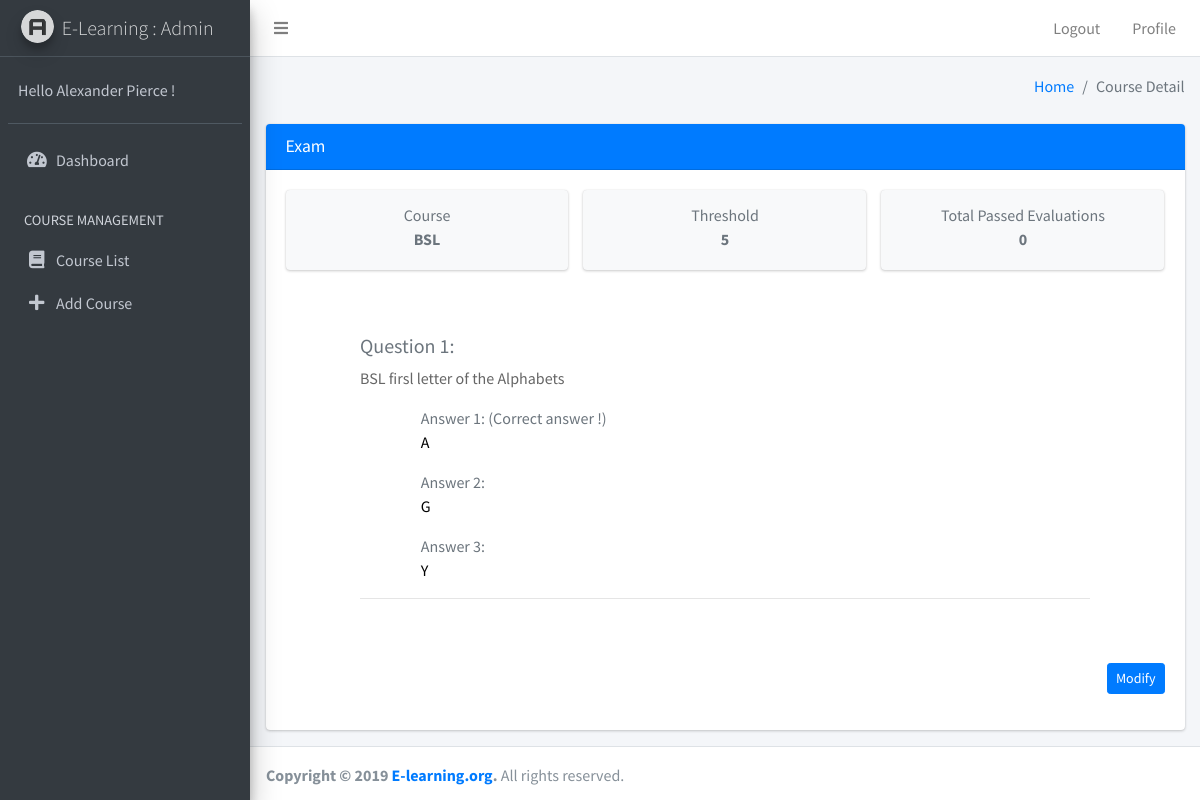
/Admin/Professor/exam_detail.php?id=1, run on the app's committed database.
### tables this page shows
CREATE TABLE IF NOT EXISTS `course` (
  `id_course` int(15) NOT NULL AUTO_INCREMENT,
  `name` varchar(60) NOT NULL,
  `description` varchar(1000) NOT NULL,
  `syllabus` mediumtext NOT NULL,
  `id_prof` int(15) NOT NULL,
  `image_course` varchar(100) NOT NULL,
  `id_category` int(11) NOT NULL,
  `active` tinyint(1) NOT NULL DEFAULT '1',
  `lunched` tinyint(1) NOT NULL DEFAULT '0',
  `release_date` date NOT NULL,
  PRIMARY KEY (`id_course`)
);

CREATE TABLE IF NOT EXISTS `evaluation` (
  `id_evaluation` int(15) NOT NULL AUTO_INCREMENT,
  `threshold` int(15) NOT NULL,
  `id_course` int(15) NOT NULL,
  PRIMARY KEY (`id_evaluation`)
);

CREATE TABLE IF NOT EXISTS `question` (
  `id_question` int(15) NOT NULL AUTO_INCREMENT,
  `description` varchar(100) DEFAULT NULL,
  `id_evaluation` int(15) NOT NULL,
  PRIMARY KEY (`id_question`)
);

CREATE TABLE IF NOT EXISTS `response` (
  `id_response` int(15) NOT NULL AUTO_INCREMENT,
  `response` varchar(60) NOT NULL,
  `status` int(1) DEFAULT NULL,
  `id_question` int(15) NOT NULL,
  PRIMARY KEY (`id_response`)
);

### Admin/Professor/exam_detail.php (the view, shortened to what this page needs)
<?php
    include_once("../../Database/db_connection.php");
    $id_course = $_GET['id'];
    $sql = "SELECT * FROM `course` WHERE id_course = '$id_course'";
    $result = mysqli_query($conn, $sql);
    $row = mysqli_fetch_assoc($result);
    $course_name = $row["name"];
    $sql = "SELECT * FROM `evaluation` WHERE id_course = '$id_course'";
    $result = mysqli_query($conn, $sql);
    $row = mysqli_fetch_assoc($result);
    $id_evaluation = $row['id_evaluation'];
    $threshold = $row['threshold'];
    $select_question = "SELECT * FROM `question` WHERE id_evaluation = '$id_evaluation'";
    $question_result = mysqli_query($conn, $select_question);
    $exams_sql = "SELECT count(*) as count FROM `evaluation` e INNER JOIN `evaluation_result` er ON e.id_evaluation = er. id_evaluation WHERE id_course = '$id_course'";
    $exams_result = mysqli_query($conn, $exams_sql)or die(mysqli_error($conn));
    $exams_row = mysqli_fetch_assoc($exams_result);
    $exams_number = $exams_row['count'];
?>
<!DOCTYPE html>
<html>
<head>
    <link rel="stylesheet" href="../plugins/fontawesome-free/css/all.min.css">
    <link rel="stylesheet" href="https://code.ionicframework.com/ionicons/2.0.1/css/ionicons.min.css">
    <link rel="stylesheet" href="../plugins/tempusdominus-bootstrap-4/css/tempusdominus-bootstrap-4.min.css">
    <link rel="stylesheet" href="../plugins/icheck-bootstrap/icheck-bootstrap.min.css">
    <link rel="stylesheet" href="../plugins/jqvmap/jqvmap.min.css">
    <link rel="stylesheet" href="../dist/css/adminlte.min.css">
    <link rel="stylesheet" href="../plugins/overlayScrollbars/css/OverlayScrollbars.min.css">
    <link rel="stylesheet" href="../plugins/daterangepicker/daterangepicker.css">
    <link rel="stylesheet" href="../plugins/summernote/summernote-bs4.css">
</head>
<body class="hold-transition sidebar-mini layout-fixed">
    <div class="wrapper">
        <nav class="main-header navbar navbar-expand navbar-white navbar-light">
            <ul class="navbar-nav">
                <li class="nav-item">
                    <a class="nav-link" data-widget="pushmenu" href="#"><i class="fas fa-bars"></i></a>
                </li>
            </ul>
            <ul class="navbar-nav ml-auto">
                <li class="nav-item d-none d-sm-inline-block">
                    <a href="../Authentification/sign_up.php" class="nav-link">Logout</a>
                </li>
                <li class="nav-item d-none d-sm-inline-block">
                    <a href="profile.php" class="nav-link">Profile</a>
                </li>
            </ul>
        </nav>
        <aside class="main-sidebar sidebar-dark-primary elevation-4">
            <a href="index3.html" class="brand-link">
                <img src="../dist/img/AdminLTELogo.png" alt="AdminLTE Logo" class="brand-image img-circle elevation-3" style="opacity: .8">
                <span class="brand-text font-weight-light">E-Learning : Admin</span>
            </a>
            <div class="sidebar">
                <div class="user-panel mt-3 pb-3 mb-3 d-flex">
                    <div class="info">
                        <a href="#" class="d-block">Hello Alexander Pierce !</a>
                    </div>
                </div>
                <nav class="mt-2">
                    <ul class="nav nav-pills nav-sidebar flex-column" data-widget="treeview" role="menu" data-accordion="false">
                        <li class="nav-item">
                            <a href="index.php" class="nav-link">
                                <i class="nav-icon fas fa-tachometer-alt"></i>
                                <p>Dashboard</p>
                            </a>
                        </li>
                        <li class="nav-header">COURSE MANAGEMENT</li>
                        <li class="nav-item">
                            <a href="course_list.php" class="nav-link">
                                <i class="nav-icon fas fa-book active"></i>
                                <p>Course List</p>
                            </a>
                        </li>
                        <li class="nav-item">
                            <a href="add_course.php" class="nav-link">
                                <i class="nav-icon fas fa-plus"></i>
                                <p>Add Course</p>
                            </a>
                        </li>
                    </ul>
                </nav>
            </div>
        </aside>
        <div class="content-wrapper">
            <div class="content-header">
                <div class="container-fluid">
                    <div class="row mb-2">
                        <div class="col-sm-6 ml-auto">
                            <ol class="breadcrumb float-sm-right">
                                <li class="breadcrumb-item"><a href="index.php">Home</a></li>
                                <li class="breadcrumb-item active">Course Detail</li>
                            </ol>
                        </div>
                    </div>
                </div>
            </div>
            <section class="content">
                <div class="container-fluid">
                    <div class="row">
                        <div class="col-md-12">
                            <div class="card card-primary">
                                <div class="card-header">
                                    <h3 class="card-title">Exam</h3>
                                </div>
                                <div class="card-body">
                                    <div class="row">
                                        <div class="col-12 col-md-12">
                                            <div class="row">
                                                <div class="col-12 col-sm-4">
                                                    <div class="info-box bg-light">
                                                        <div class="info-box-content">
                                                            <span class="info-box-text text-center text-muted">Course </span>
                                                            <span class="info-box-number text-center text-muted mb-0"><?php echo $course_name;?></span>
                                                        </div>
                                                    </div>
                                                </div>
                                                <div class="col-12 col-sm-4">
                                                    <div class="info-box bg-light">
                                                        <div class="info-box-content">
                                                            <span class="info-box-text text-center text-muted">Threshold</span>
                                                            <span class="info-box-number text-center text-muted mb-0"><?php echo $threshold;?></span>
                                                        </div>
                                                    </div>
                                                </div>
                                                <div class="col-12 col-sm-4">
                                                    <div class="info-box bg-light">
                                                        <div class="info-box-content">
                                                            <span class="info-box-text text-center text-muted">Total Passed Evaluations</span>
                                                            <span class="info-box-number text-center text-muted mb-0"><?php echo $exams_number;?></span>
                                                        </div>
                                                    </div>
                                                </div>
                                            </div>
                                            <div class="row">
                                                <div class="col-md-10 offset-md-1">
                                                    <div class="post">
                                                        <?php
                                                        $qcounter = 1;
                                                        $rcounter = 1;
                                                        while($question_row = mysqli_fetch_assoc($question_result)):
                                                        $id_question = $question_row['id_question'];
                                                        $question = $question_row['description'];
                                                        echo "<h5 class='mt-5 text-muted'>Question ".$qcounter.":</h5>";
                                                        echo "<p>".$question."</p>";
                                                        $qcounter++;
                                                        $select_response = "SELECT * FROM `response` WHERE id_question = '$id_question'";
                                                        $response_result = mysqli_query($conn, $select_response);
                                                        echo "<div class='offset-md-1'>";
                                                            while($response_row = mysqli_fetch_assoc($response_result)):
                                                                $status = '';
                                                                $response = $response_row['response'];
                                                                $response_status = $response_row['status'];
                                                                if($response_status == '1'):
                                                                    $status = "(Correct answer !)";
                                                                endif;
                                                                echo "<h7 class='mt-5 text-muted'>Answer ".$rcounter.": ".$status."</h7>";
                                                                echo "<p style='color: black;'>".$response."</p>";
                                                                $rcounter++;
                                                            endwhile;
                                                        echo "</div>";
                                                        echo "<hr>";
                                                        endwhile;
                                                        ?>
                                                    </div>
                                                </div>
                                            </div>
                                            <div class="text-right mt-5 mb-3">
                                                <a href="#" class="btn btn-sm btn-primary">Modify</a>
                                            </div>
                                        </div>
                                    </div>
                                </div>
                            </div>
                        </div>
                    </div>
                </div>
            </section>
        </div>
    </div>
    <footer class="main-footer">
        <strong>Copyright &copy; 2019 <a href="http://adminlte.io">E-learning.org</a>.</strong>
        All rights reserved.
    </footer>
</body>
</html>

### data on the page
course: name "BSL"
evaluation: threshold "5"
question: description "BSL firsl letter of the Alphabets"
response: status "(Correct answer !)", response "A"
response: response "G"
response: response "Y"

### other printed values
$exams_number "0"
